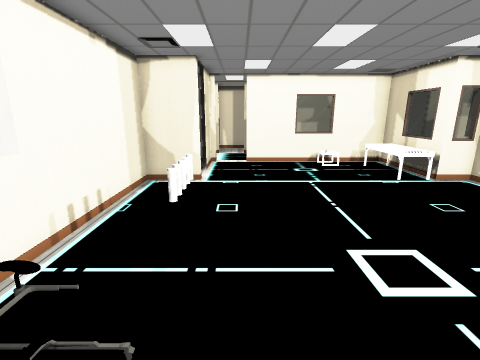
view 1 (above)

24 first-person views from a walk through a Unity game level. The camera is 1.5 m above the floor, tilts 14° down and sees 85° across. Doors are open. The floor is counted in squares, 0.5 m on a side. Each view is taken from the middle of a square. On the plan, view 1 faces up. The plan holds only what a view shows up to about 19 squares ahead; the rest is blank. The place goes on beyond the plan. Some animated figures are not drawn. Some surface patterns are stand-ins.

view 2
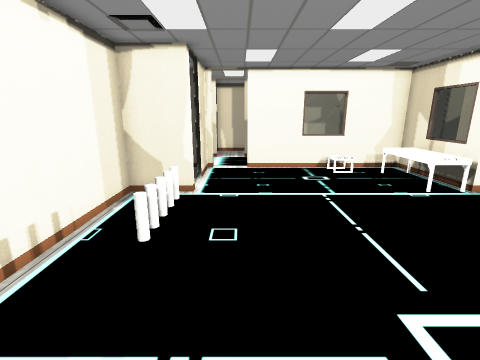

view 3
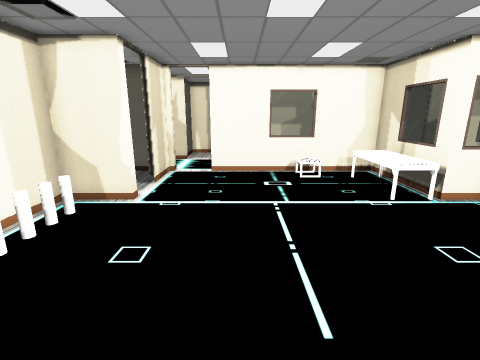

view 4
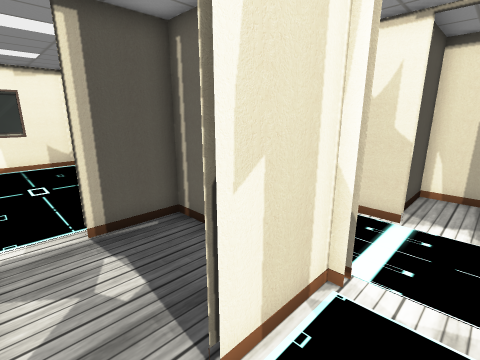

view 5
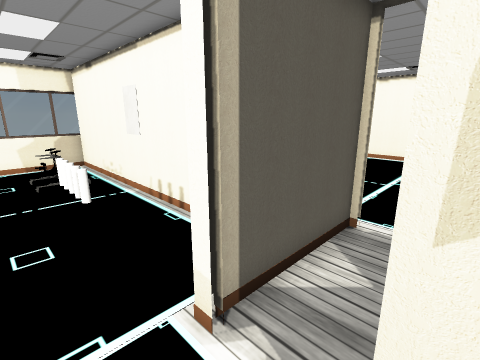

view 6
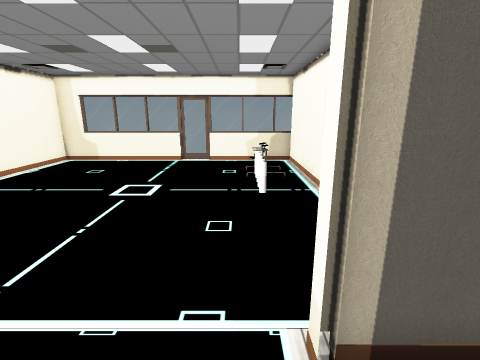

view 7
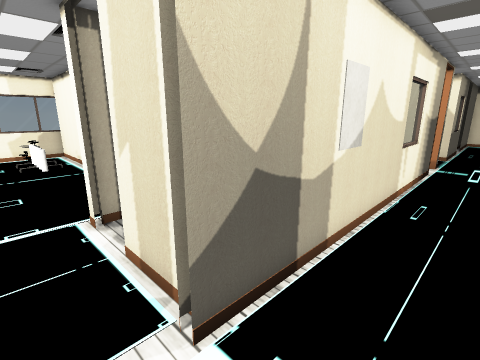

view 8
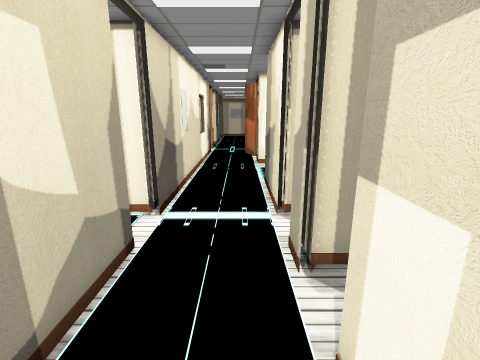

view 9
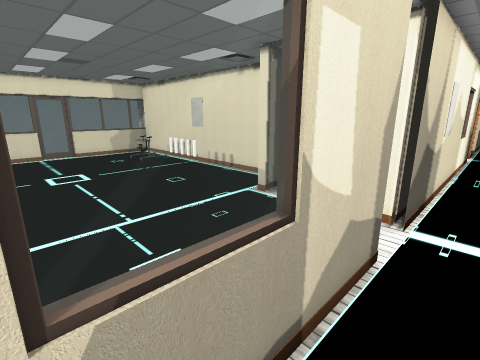

view 10
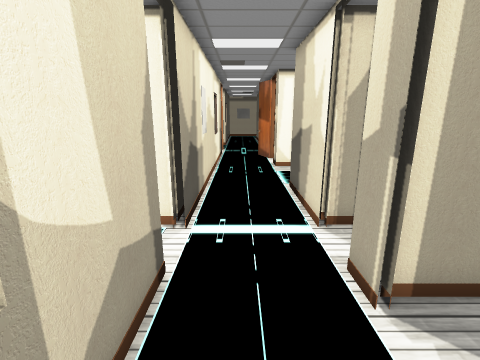

view 11
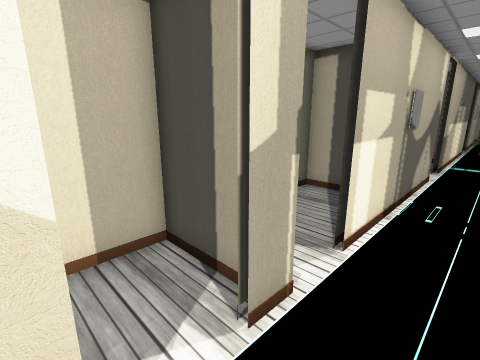

view 12
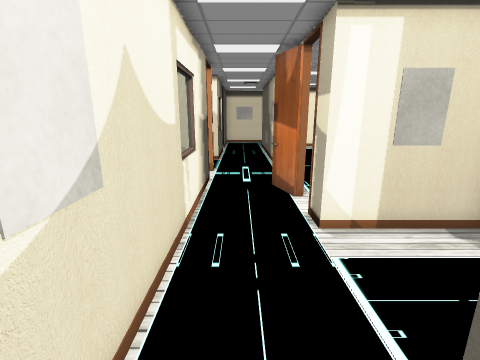

view 13
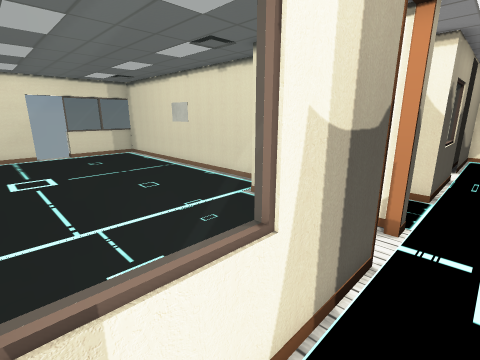

view 14
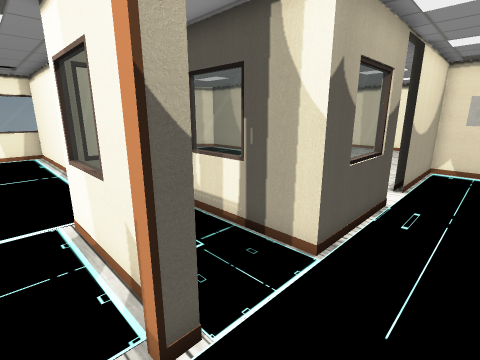

view 15
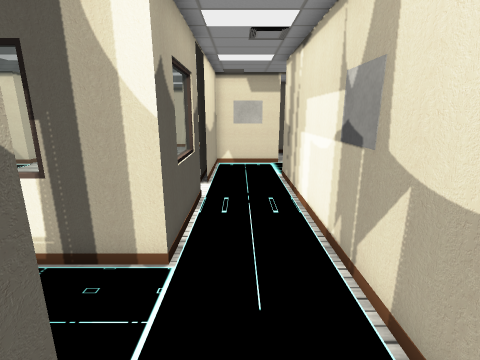

view 16
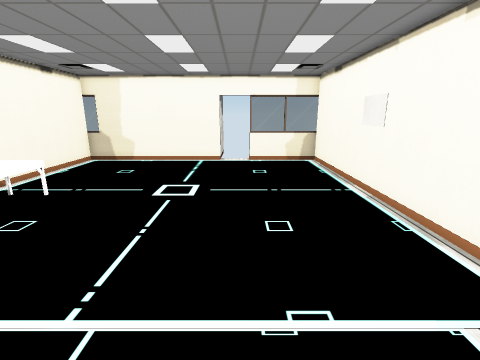

view 17
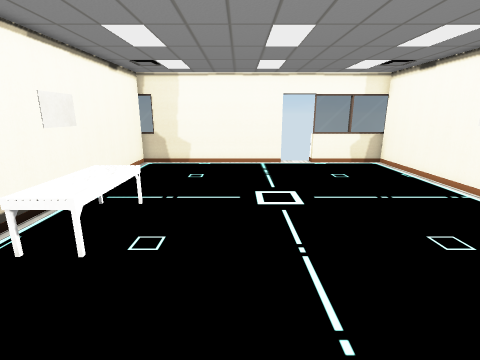

view 18
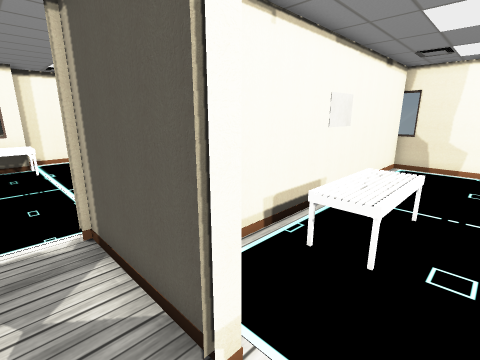

view 19
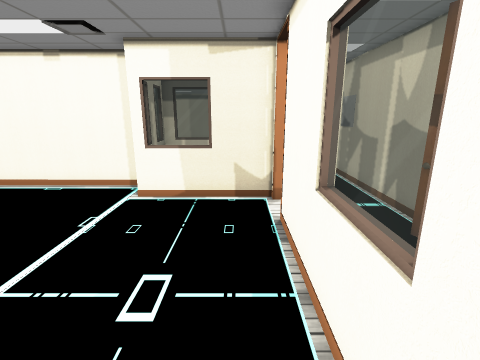

view 20
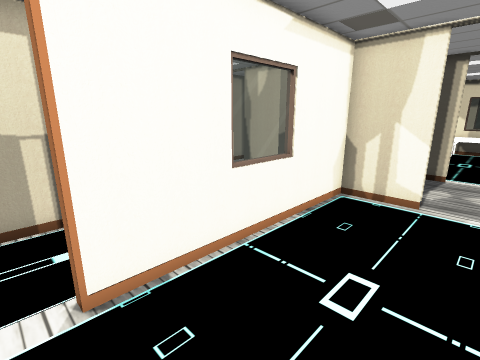

view 21
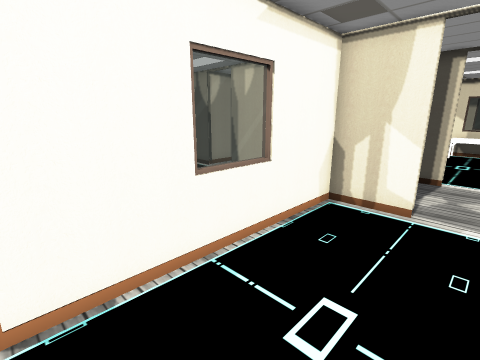

view 22
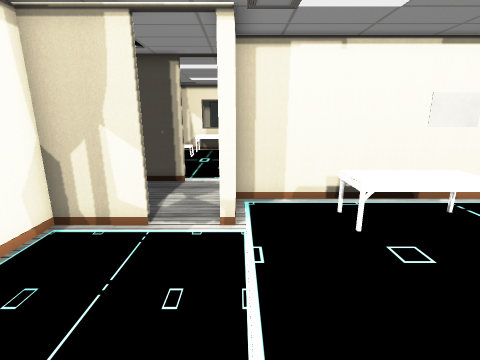

view 23
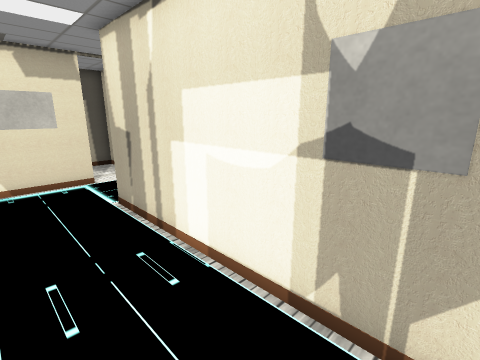

view 24
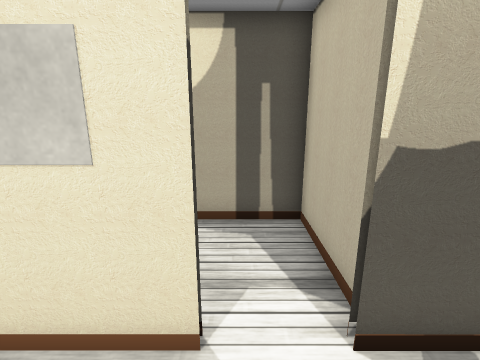

### Floor plan
Points are (right, up) in squares from view 1. A wall is a line through its corners. A room is listed if a view was taken in it or the views show most of it. See-through windows are left out.
Room 1 (views 1, 2, 3, 4, 5, 6)
walls: (-1.9, 12.6) (-1.9, 12.1) (-4.4, 12.1) (-4.4, -3) (0.6, -3); (2.6, -3.1) (5.3, -3.1); (0.7, -3) (1.8, -3.1); (7.1, -3.1) (9.6, -3.1); (-1.9, 17.2) (-1.9, 14.5); (-2.1, 17.2) (-2.1, 14.5); (9.4, 17.2) (0.4, 17.2)
low walls: (3, -2.9) (9.5, -2.9); (5.5, -3.1) (7, -3.1); (-4.4, -2.9) (1.1, -2.9)
ways out: open door at (-1.3, 17.6) to room 2; open door at (-2, 13.5)
objects: other object (-2, 1) to (-2, 2); ladder (-2, 6) to (-2, 8); table (7, 12) to (9, 16)
Room 2 (views 7, 8, 9, 10, 11, 12, 13)
walls: (-1.9, 21.4) (-3.1, 21.4); (-1.6, 21.2) (-6, 21.2) (-6, 23.6); (-3.3, 17.2) (-1.5, 17.2); (0.4, 17.5) (6.1, 17.5); (1.1, 21.4) (0.2, 21.4); (1.5, 21.2) (0.2, 21.2); (4, 21.4) (3.4, 21.4); (-11.6, 17.5) (-1.5, 17.5); (-10.6, 25.5) (-10.6, 21.2) (-11.8, 21.2); (9.5, 21.2) (3.4, 21.2)
ways out: open door at (-1.3, 17.6) to room 1; opening at (-11, 19.5) to room 3; open door at (-0.5, 21) to room 6; open door at (-6, 24.5); open door at (2.5, 21)
Room 3 (views 14, 15)
walls: (-16.3, 17.2) (-16.3, 17.5) (-11.6, 17.5); (-15.6, 21.2) (-17.6, 21.2); (-13.5, 21.1) (-15.2, 20.4); (-18.1, 17.5) (-18.1, 17.2)
ways out: opening at (-11, 19.5) to room 2; opening at (-17, 17.5) to room 4; opening at (-18.5, 19.5) to room 5; open door at (-18.5, 18) to room 5; opening at (-12.5, 21)
Room 4 (views 16, 17, 18, 19, 20, 21, 22)
walls: (-7.2, 12.1) (-7.2, 12.6); (-20.1, 11.5) (-20.1, -3) (-15.7, -3); (-5.9, 12.1) (-6.7, 12.1); (-7.2, 14.5) (-7.2, 17.2); (-13.7, -2.9) (-4.7, -2.9); (-18.1, 17.2) (-18.5, 17.2) (-18.5, 12.1); (-7, 17.2) (-16.3, 17.2); (-4.7, -3) (-4.7, 12.2)
low walls: (-20.1, -2.9) (-15.7, -2.9)
ways out: opening at (-17, 17.5) to room 3; open door at (-14.5, -3); open door at (-7, 13.5)
objects: table (-8, 5) to (-6, 9)
Room 5 (views 23, 24)
walls: (-26.6, 17.5) (-21.9, 17.5) (-21.9, 12.3) (-18.8, 12.3); (-32.1, 17.2) (-28.5, 17.2); (-18.8, 17.5) (-18.1, 17.5); (-33.8, 21.5) (-33.8, 17.5) (-28.5, 17.5); (-17.6, 21.2) (-30.3, 21.2); (-33.8, 25.1) (-33.8, 23.4)
ways out: opening at (-18.5, 19.5) to room 3; open door at (-18.5, 18) to room 3; open door at (-34, 22.5); open door at (-28.3, 17.6)
Room 6 (no view inside)
walls: (0.9, 21.9) (0.9, 24.5) (-1.9, 24.5) (-1.9, 21.4)
ways out: open door at (-0.5, 21) to room 2

Positions as (right, up) in squares from view 1, and headings:
1: (0, 0), facing up
2: (0, 2), facing up
3: (2, 3), facing up
4: (0, 13), facing up-left
5: (0, 15), facing down-left
6: (-1, 15), facing down
7: (0, 20), facing down-left
8: (6, 20), facing left
9: (6, 19), facing down-left
10: (5, 19), facing left
11: (-2, 19), facing up-right
12: (-4, 19), facing left
13: (-11, 19), facing down-left
14: (-17, 20), facing down-left
15: (-17, 19), facing left
16: (-15, 15), facing down
17: (-11, 14), facing down
18: (-9, 14), facing down-right
19: (-9, 16), facing left
20: (-17, 13), facing up-right
21: (-16, 13), facing up-right
22: (-14, 12), facing right
23: (-21, 18), facing up-left
24: (-31, 22), facing left
